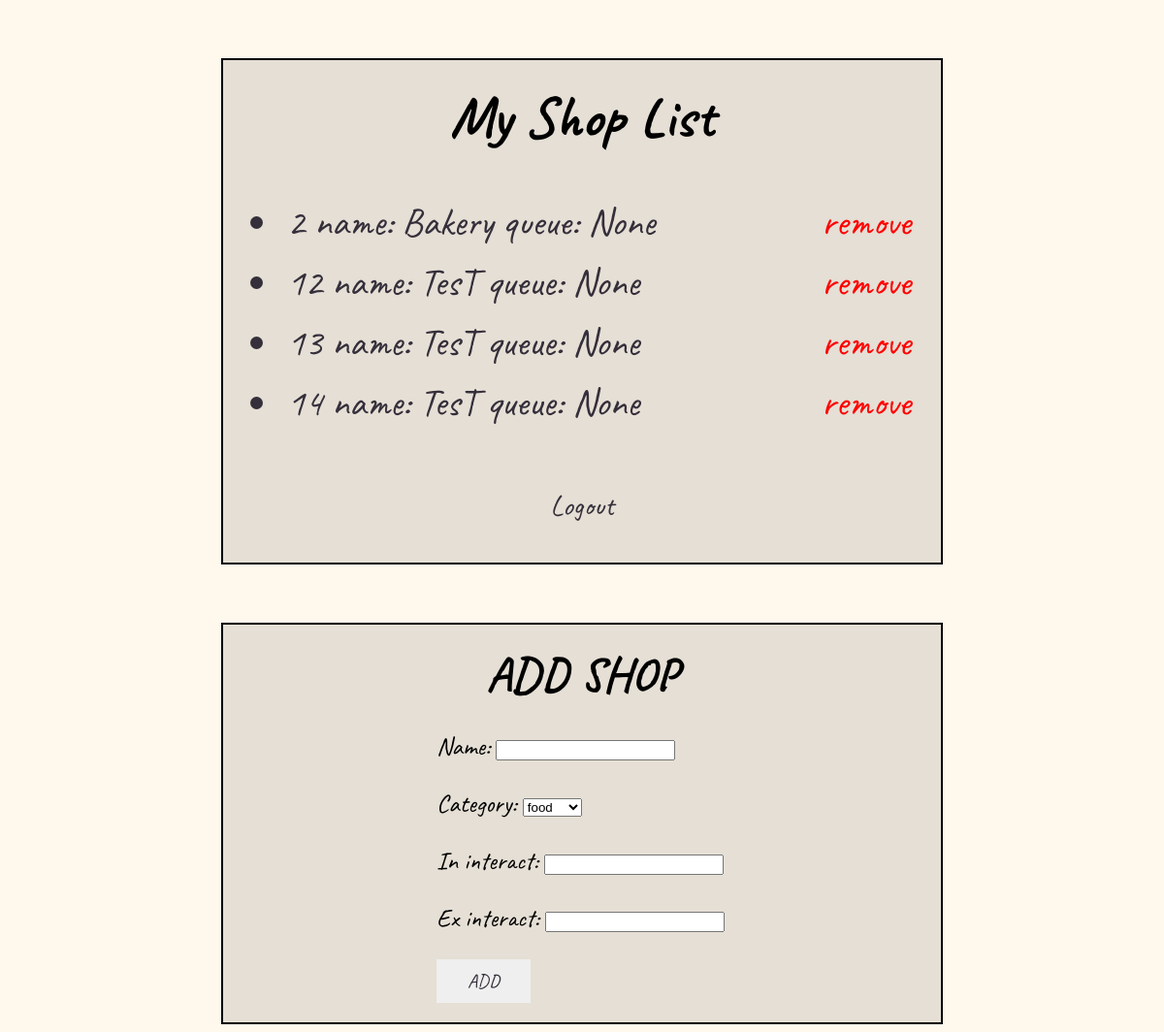
/seller/myshop/1, run on an earlier commit of the app's database.
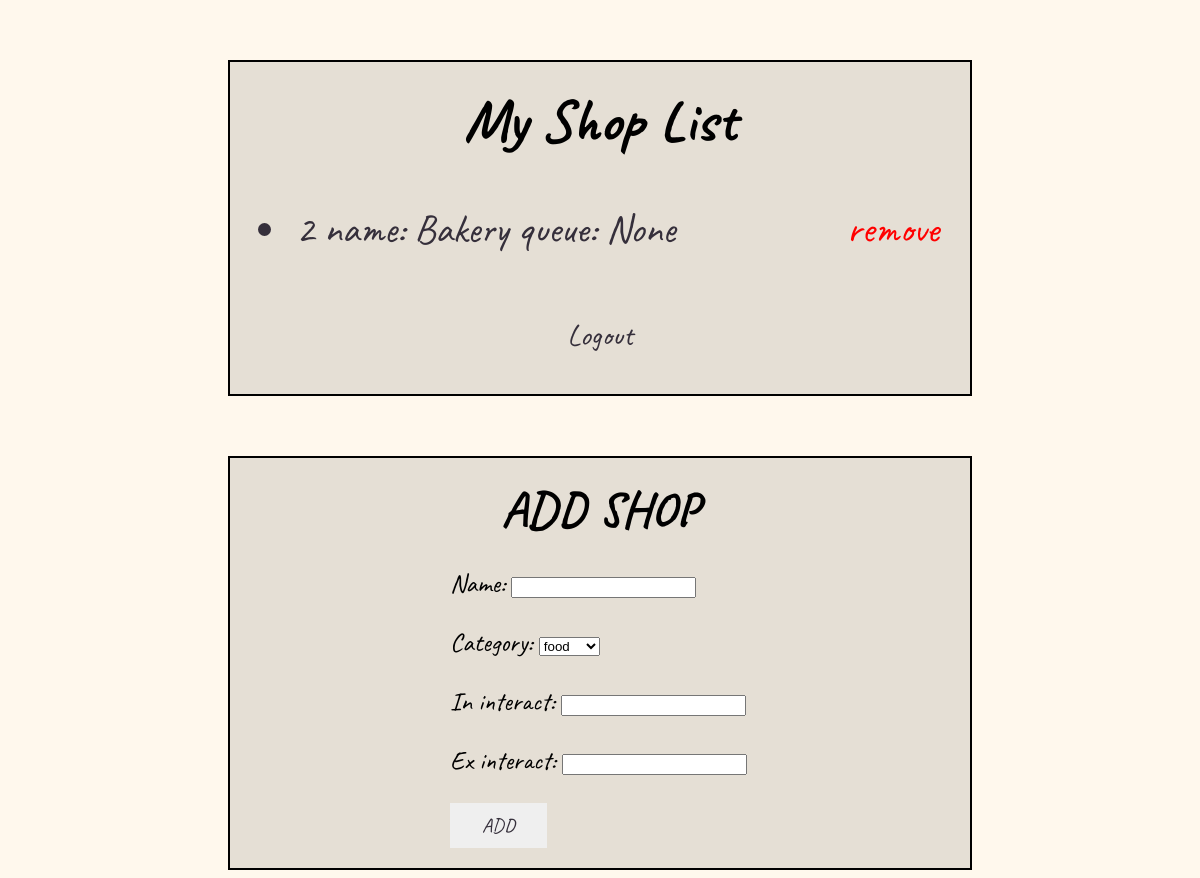
And on a later commit of the database.
### myshop/models.py (models this page shows)
class shop_detail(models.Model):
    seller_id = models.ForeignKey(seller_detail, on_delete=models.CASCADE, related_name = "shop", null=True)
    name = models.CharField(max_length=64)
    category = models.CharField(max_length=10, null=True)
    in_interact = models.CharField(max_length=100, null=True)
    ex_interact = models.CharField(max_length=64, null=True)
    expire = models.IntegerField(default=0)
    queue = models.IntegerField(null=True)
    def __str__(self):
        return f"{self.id} name: {self.name} queue: {self.queue}"

### myshop/views.py (the view)
# urls.py: path('', talard_view.index, name='homepage'),
def index(request, sid):
    shop = shop_detail.objects.filter(seller_id= sid)
    seller = seller_detail.objects.get(pk = sid)
    if request.method == 'POST':
        form = ShopForm(request.POST)
        if form.is_valid():
            newshop = form.save(commit=False)
            newshop.seller_id = seller
            newshop.save()
    else:
        form = ShopForm()
    return render(request, "myshop/myshop_index.html", {'form' : form, "shop":shop})

### myshop/forms.py
class ShopForm(forms.ModelForm):
    cat = [
        ("food", "food"),
        ("utensil", "utensil"),
    ]
    category = ChoiceField(
        choices=cat
    )
    class Meta:
        model = shop_detail
        fields = ['name', 'category', 'in_interact', 'ex_interact']

### myshop/templates/myshop/myshop_index.html (shortened to what this page needs)
{% extends 'myshop/layout.html' %}
{% block body %}
<div>
    <h1>My Shop List</h1>
    <ul>
    {% for s in shop %}
        <li>
            <a href= "{% url 'myshop' s.id %}">
                {{ s }}
            </a>
            <a href= "{% url 'delshop' s.id %}"
                onclick="
                if (confirm('Are you sure to remove your shop?')){
                    return true;
                }
                else{
                    event.stopPropagation();
                    event.preventDefault();
                };"
                class="remove">remove</a>
        </li>
    {% empty %}
        <li>NO SHOP</li>
    {% endfor %}<br><br>
    </ul>
    <a class="logoutt" href="{% url 'seller_logout' %}">Logout</a><br><br>
</div>
<div class="temp">
    <h>ADD SHOP</h>
    <form method = "post" enctype="multipart/form-data" class="addsh">
        {{ form.as_p }}
        <button type="submit">ADD</button>
    </form>
</div>
{% endblock body %}

What changed in the data, as far as the page shows it:
removed shop_detail: id+name+queue "12 name: TesT queue: None"
removed shop_detail: id+name+queue "13 name: TesT queue: None"
removed shop_detail: id+name+queue "14 name: TesT queue: None"
